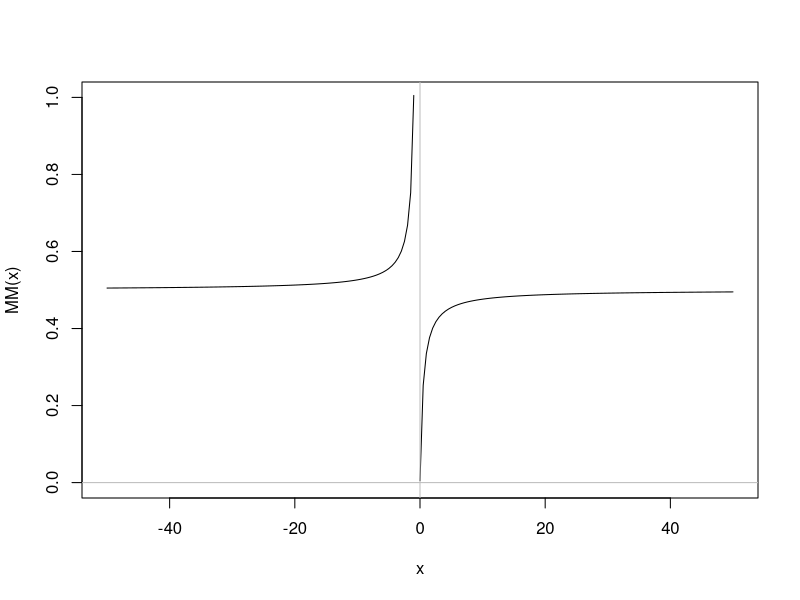

The R script that drew this image: (Note: this script raises an error after producing the figure.)

a <- 1
b <- 2

MM <- function(x,a=1,b=2){
  j <- (a*x)/(1+b*x)
  
  return(j)
  
}

## 1
par(mfrow=c(1,1))

ylim <- c(min(MM(-50:50)),max(MM(-50:50)))
curve(MM(x),-50,-0.5,xlim = c(-50,50), ylim=ylim)
curve(MM(x),-0.5,50,add=TRUE)
abline(h=0,v=0,col="gray")

### domino de la función
x <- seq(-5,5,length.out=100000000)
y <- MM(x)
no_dominio <- x[(y==Inf | y == -Inf | is.null(y) | is.na(y))]
no_domino
### b

D_def_aprox <- function(i){
  
  MM <- function(x,a=1,b=2){
    return((a*x)/(1+b*x))
  }
  
  
  stepp <- (1/100000)
  return((MM(i+stepp)-MM(i))/stepp)
}

x <- (-2000:2000)/200
x <- x[x != (-1/b)]
y <- round(D_def_aprox(x),5)
plot(x,y,type = "l")

puntos <- cbind(x,y)
puntos <- cbind(puntos,apply(puntos,1,function(x){
  
  if (x[2] > 0){"blue"}else{"red"}
}))

ylim <- c(min(MM(-15:15)),max(MM(-15:15)))
curve(MM(x),-15,-0.5,xlim = c(-15,15), ylim=ylim)
curve(MM(x),-0.5,15,add=TRUE)
lines(as.numeric(puntos[,1]),MM(as.numeric(puntos[,1])),col=puntos[,3],lty=2)

### c

DD_def_aprox <- function(z){
  
  D_def_aprox <- function(i){
    
    MM_log <- function(x,a=1,b=2){
      l <- (x*a)/(1+b*x)
      return(l)
    }
    
    
    stepp <- (1e-4)
    l <- (MM_log(i+stepp)-MM_log(i))/(stepp)
    return(l)
  }
  
  
  stepp <- (1e-4)
  l <- ((D_def_aprox(z+stepp)-D_def_aprox(z)))/(stepp)
  return(l)
}

x <- (-2000:2000)/20
x <- x[x != (-1/b)]
y <- DD_def_aprox(x)
plot(x,y,type = "l")

puntos <- cbind(x,y)
puntos <- cbind(puntos,apply(puntos,1,function(x){
  
  if (x[2] > 0){"blue"}else{"red"}
}))
par(mfrow=c(1,1))
ylim <- c(min(MM(-15:15)),max(MM(-15:15)))
curve(MM(x),-15,-0.5,xlim = c(-15,15), ylim=ylim)
curve(MM(x),-0.5,15,add=TRUE)
points(as.numeric(puntos[,1]),MM(as.numeric(puntos[,1])),col=puntos[,3],lty=2)

### d

interesting_points <- function(intervalos_inicales = 1000, intervalo =c(-5,5) ){
  MM <- function(x,a=1,b=2){
    j <- (a*x)/(1+b*x)
    
    return(j)
    
  }
}



#### 3 ####
xs <- matrix(c(9,3,1,
               2,1,0,
               1,1,1),byrow = TRUE, ncol=3,nrow=3)
ys <- c(0,0,-2)
result <- solve(xs,ys)

result
curve(result[1]*x^2+result[2]*x+result[3], -2, 4)
# f(3) = 0
points(3,0, col="blue")
# f'(1) = 0 y f(1) = -2
points(1, -2, col = "red")
#### 4 ####
x = c(0,
      0.3000,
      0.6000,
      0.9000,
      1.2000,
      1.5000,
      1.8000,
      2.1000,
      2.4000,
      2.7000,
      3.0000)
y = c(3.1009,
      2.2877,
      1.5185,
      1.1597,
      0.7645,
      0.6326,
      0.9010,
      1.1100,
      1.5550,
      2.2912,
      3.0275)
plot(x,y)
x_eq <- matrix(c(0,0,1,
                 2*1.5,1,0,
                 (15/10)^2,15/10,1),byrow = TRUE,ncol=3,nrow=3)
y_eq <- c(31009/10000,0,6326/10000)
abc<-solve(x_eq,y_eq)
plot(x,y)
curve(abc[1]*x^2+ abc[2]*x+abc[3],0,3,add=TRUE)

